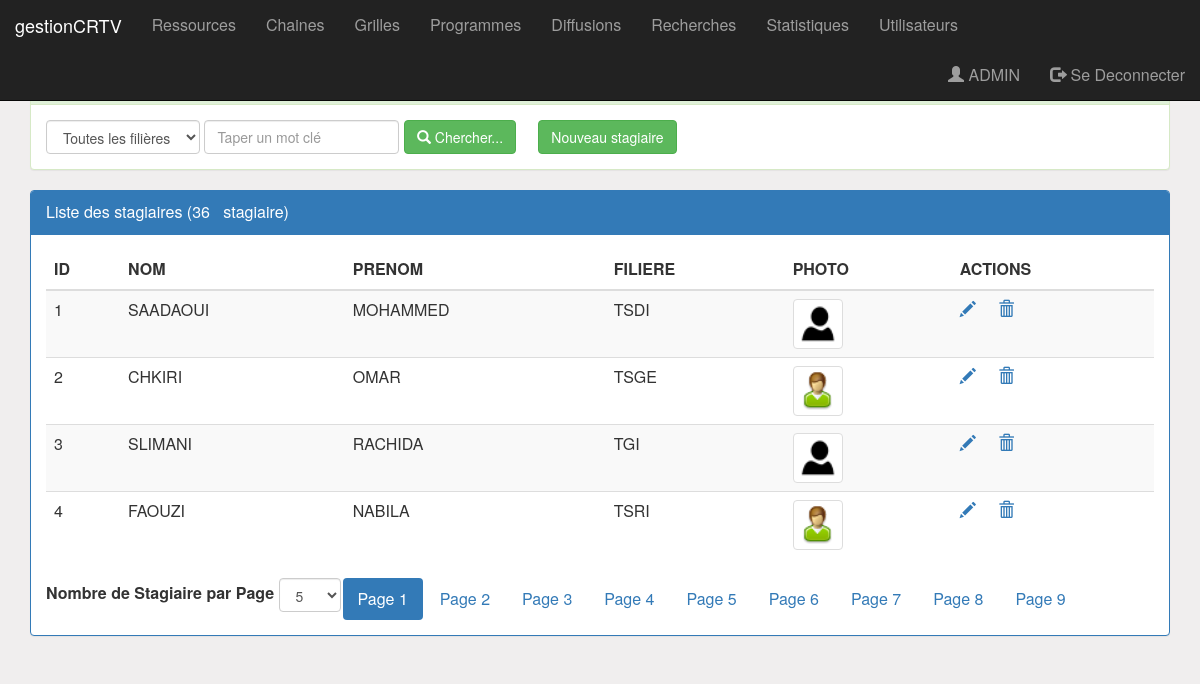
/pages/stagiaires.php (signed in), run on the app's committed database.
### tables this page shows
CREATE TABLE STAGIAIRE (
	ID int(4) AUTO_INCREMENT PRIMARY KEY,
	NOM VARCHAR(50) NOT NULL,
	PRENOM VARCHAR(50) NOT NULL,
	ID_FILIERE int(4),
	PHOTO VARCHAR(50),
	CIVILITE VARCHAR(1),
	FRAIS_INSCRIPTION DOUBLE,
	FRAIS_MOIS DOUBLE,
	FRAIS_EXAMEN DOUBLE,
	FRAIS_DIPLOME DOUBLE);

CREATE TABLE FILIERE (                    
	ID int(4) AUTO_INCREMENT PRIMARY KEY, 
	NOM_FILIERE VARCHAR(100) NOT NULL,    
	NIVEAU VARCHAR(100) NOT NULL);

### pages/stagiaires.php (the view, shortened to what this page needs)
<?php
	require_once('connexion.php');
	if(isset($_GET['motCle']))
		$mc=$_GET['motCle'];
	else
		$mc="";
	if(isset($_GET['ID_FILIERE']))
		$idf=$_GET['ID_FILIERE'];
	else
		$idf=0;
	if(isset($_GET['size']))
		$size=$_GET['size'];
	else
		$size=4;
	if(isset($_GET['page']))
		$page=$_GET['page'];
	else
		$page=1;
	$offset=($page-1)*$size;
	if($idf==0){
		$resultat = $con->query("SELECT S.ID,NOM,PRENOM,PHOTO,NOM_FILIERE
								FROM STAGIAIRE S,FILIERE F
								WHERE S.ID_FILIERE=F.ID
								AND (NOM like '%$mc%' OR PRENOM like '%$mc%')
								ORDER BY S.ID
								LIMIT $size
								OFFSET $offset");
		$resultat2 = $con->query("select count(*) as nbrSTAGAIRE
								from STAGIAIRE
								where NOM like '%$mc%' OR PRENOM like '%$mc%'");
	}
	$nbr=$resultat2->fetch();
	$nbrPro=$nbr['nbrSTAGAIRE'];
	$reste=$nbrPro % $size;
	if($reste==0)
		$nbrPage=$nbrPro/$size;
	else
		$nbrPage=floor($nbrPro/$size)+1;
?>
<!DOCTYPE HTML>
<html>
	<head>
		<link rel="stylesheet" type="text/css" href="../css/bootstrap.css">
		<link rel="stylesheet" type="text/css" href="../css/monstyle.css">
	</head>
	<body>
		 <div id="wrapper">
			<?php include('entete.php');?>
			<div class="container">
				<div class="panel panel-success espace60">
					<div class="panel-heading">Rechercher des stagiaires</div>
					<div class="panel-body">
						<form method="get" action="stagiaires.php" class="form-inline">
						<div class="form-group">
								<select name="ID_FILIERE" id="ID_FILIERE" class="form-control"
									onChange="this.form.submit();">
									<option value="0" >Toutes les filières</option>
								</select>
								<input type="text" name="motCle"
										placeholder="Taper un mot clé"
										id="motCle" class="form-control"
										value="<?php echo $mc; ?>"/>
								<button type="submit" class="btn btn-success">
									<i class="glyphicon glyphicon-search"></i>
									Chercher...
								</button>
								<?php if($_SESSION['utilisateur']['ROLE']=="ADMIN") {?>
									<a class="btn btn-success" href="nouveaustagaire.php">Nouveau stagiaire</a>
								<?php } ?>
							</div>
						</form>
					</div>
				</div>
				<div class="panel panel-primary">
					<div class="panel-heading">
					Liste des stagiaires (<?php echo $nbrPro ?> &nbsp stagiaire)
					</div>
					<div class="panel-body">
						<table class="table table-striped">
							<thead>
								<tr>
									<th>ID</th>
									<th>NOM</th>
									<th>PRENOM</th>
									<th>FILIERE</th>
									<th>PHOTO</th>
									 <?php if($_SESSION['utilisateur']['ROLE']=="ADMIN") {?>
										<th>ACTIONS</th>
									<?php } ?>
								</tr>
							</thead>
							<tbody>
								<?php while($STAGIAIRE=$resultat->fetch()){?>
									<tr>
										<td><?php echo $STAGIAIRE['ID'] ?></td>
										<td><?php echo $STAGIAIRE['NOM'] ?></td>
										<td><?php echo $STAGIAIRE['PRENOM'] ?></td>
										<td><?php echo $STAGIAIRE['NOM_FILIERE'] ?></td>
										<td>
											<img src="../images/<?php echo $STAGIAIRE['PHOTO']?>"
												class="img-thumbnail"  width="50" height="40" >
										</td>
										<td>
											<?php if($_SESSION['utilisateur']['ROLE']=="ADMIN") {?>
												<a href="editerstagaire.php?ID=<?php echo $STAGIAIRE['ID'] ?>">
													<span class="glyphicon glyphicon-pencil"></span>
												</a>
												<a Onclick="return confirm('Etes vous sur de vouloir supprimer le STAGIAIRE?')"
													href="supprimerstagaire.php?ID=<?php echo $STAGIAIRE['ID'] ?>">
													<span class="glyphicon glyphicon-trash"></span>
												</a>
											<?php } ?>
										</td>
									</tr>
								<?php } ?>
							</tbody>
						</table>
						<div>
								<ul class="nav nav-pills nav-right">
									<li>
										<form class="form-inline">
											<label>Nombre de Stagiaire par Page </label>
											<select name="size" class="form-control"
													onchange="this.form.submit()">
												<option <?php if($size==5)  echo "selected" ?>>5</option>
											</select>
										</form>
									</li>
									<?php for($i=1;$i<=$nbrPage;$i++){ ?>
										<li class="<?php if($i==$page) echo 'active' ?>">
											<a href="stagiaires.php?page=<?php echo $i ?>
											&motCle=<?php echo $mc ?>
											&ID_FILIERE=<?php echo $idf ?>
											&size=<?php echo $size ?>">
												Page <?php echo $i ?>
											</a>
										</li>
									<?php } ?>
								</ul>
						</div>
					</div>
				</div>
			</div>
		</div>
	</body>
</html>

### pages/entete.php
<nav class="navbar navbar-inverse navbar-fixed-top">
	<div class="container-fluid">
		<div class="navbar-header">
			<a href="accueil.php" class="navbar-brand">gestionCRTV</a>
		</div>
		<ul class="nav navbar-nav">
			<li><a href="Ressources.php">Ressources</a></li>
			<li><a href="Chaine.php">Chaines</a></li>
			<li><a href="grille.php">Grilles</a></li>
			<li><a href="ListeProgramme.php">Programmes</a></li>
			<li><a href="Diffusion.php">Diffusions</a></li>
			<li><a href="Recherches.php">Recherches</a></li>
			<li><a href="Statistiques.php">Statistiques</a></li>
			<?php if($_SESSION['utilisateur']['ROLE']=="ADMIN") {?>
				<li><a href="Utilisateurs.php">Utilisateurs</a></li>
			<?php } ?>
		</ul>
		<ul class="nav navbar-nav navbar-right">
				<li>
					<a href="editerUtilisateur.php?id=<?php echo $_SESSION['utilisateur']['ID'];?>">
						<span class="glyphicon glyphicon-user"></span>
						<?php echo $_SESSION['utilisateur']['LOGIN'];?>
					</a>
				</li>
				<li>
					<a href="SeDeconnecter.php">
						<span class="glyphicon glyphicon-log-out"></span>
						Se Deconnecter
					</a>
				</li>
			</ul>
	</div>
</nav>

### css/monstyle.css (style rules this page uses)
.espace60 { margin-top: 60px; }
body { background-color: rgb(240, 238, 238); font-size: 16px; }
.form-control { position: relative; }

### data on the page
stagiaire: ID "1", NOM "SAADAOUI", PRENOM "MOHAMMED", ID_FILIERE.NOM_FILIERE "TSDI", PHOTO (placeholder picture)
stagiaire: ID "2", NOM "CHKIRI", PRENOM "OMAR", ID_FILIERE.NOM_FILIERE "TSGE", PHOTO (picture)
stagiaire: ID "3", NOM "SLIMANI", PRENOM "RACHIDA", ID_FILIERE.NOM_FILIERE "TGI", PHOTO (placeholder picture)
stagiaire: ID "4", NOM "FAOUZI", PRENOM "NABILA", ID_FILIERE.NOM_FILIERE "TSRI", PHOTO (picture)

### other printed values
$_SESSION['utilisateur']['LOGIN'] "ADMIN"
$nbrPro "36"
